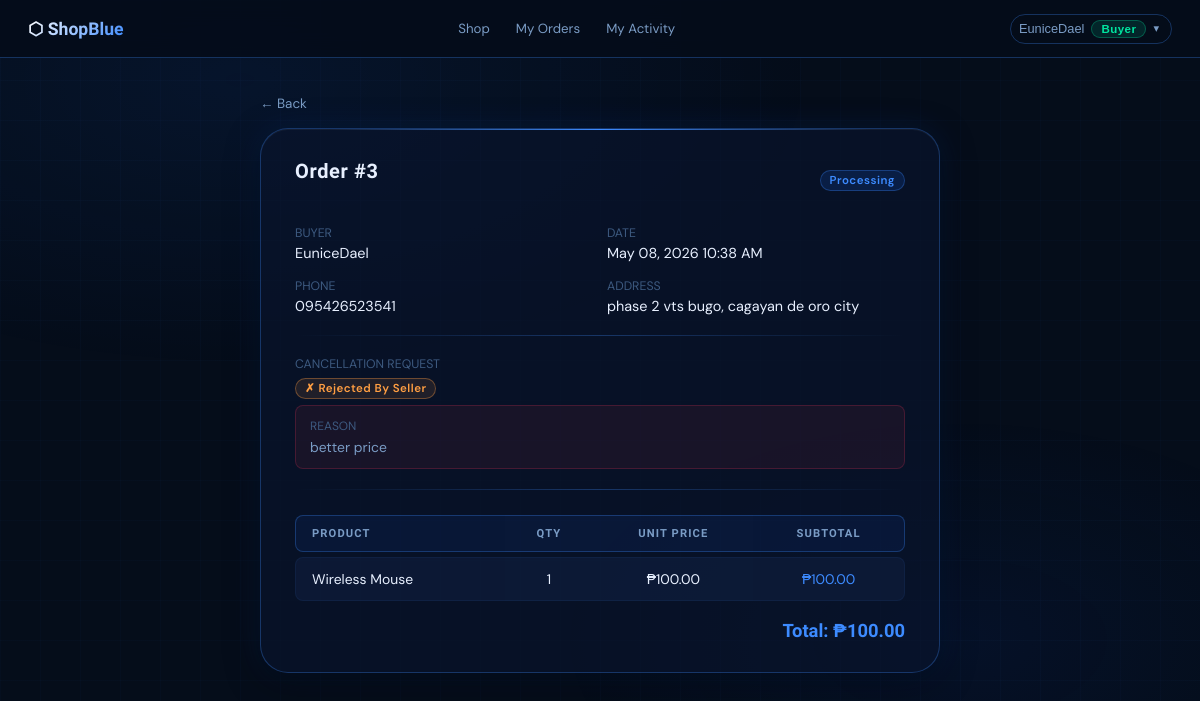
/order_detail.php?id=3 (signed in), run on an earlier commit of the app's database.
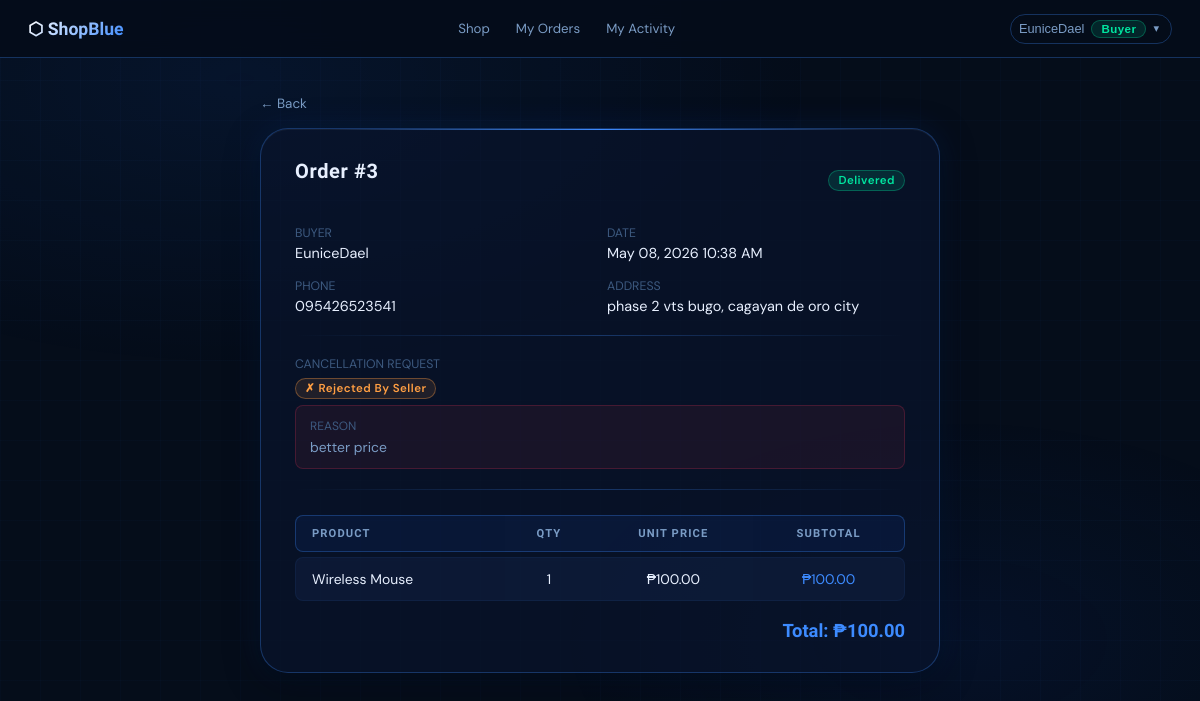
And on a later commit of the database.
### tables this page shows
CREATE TABLE `orders` (
  `id` int(11) NOT NULL,
  `buyer_id` int(11) NOT NULL,
  `phone` varchar(20) NOT NULL,
  `address` text NOT NULL,
  `total_amount` decimal(10,2) NOT NULL,
  `status` enum('pending','processing','shipped','delivered','cancelled') NOT NULL DEFAULT 'pending',
  `cancel_requested` tinyint(1) NOT NULL DEFAULT 0,
  `cancellation_reason` text DEFAULT NULL,
  `cancel_status` enum('none','pending','approved','rejected') NOT NULL DEFAULT 'none',
  `created_at` timestamp NOT NULL DEFAULT current_timestamp()
);

CREATE TABLE `users` (
  `id` int(11) NOT NULL,
  `username` varchar(50) NOT NULL,
  `email` varchar(100) DEFAULT NULL,
  `password` varchar(255) NOT NULL,
  `role` enum('buyer','seller') NOT NULL DEFAULT 'buyer',
  `phone` varchar(20) DEFAULT NULL,
  `address` text DEFAULT NULL,
  `reset_token` varchar(128) DEFAULT NULL,
  `reset_token_expiry` datetime DEFAULT NULL,
  `created_at` timestamp NOT NULL DEFAULT current_timestamp()
);

### auth.php (called while the page is built, shortened)
<?php
$current_role     = $_SESSION['role'];
?>

### order_detail.php (the view, shortened to what this page needs)
<?php
include 'auth.php';
include 'db.php';
$order_id = intval($_GET['id'] ?? 0);
$stmt = $conn->prepare("SELECT o.*, u.username AS buyer_name FROM orders o JOIN users u ON u.id=o.buyer_id WHERE o.id=?");
$stmt->bind_param("i", $order_id);
$stmt->execute();
$order = $stmt->get_result()->fetch_assoc();
if ($current_role === 'seller') {
    $items_stmt = $conn->prepare("SELECT oi.*, p.name AS product_name FROM order_items oi JOIN products p ON p.id=oi.product_id WHERE oi.order_id=? AND oi.seller_id=?");
    $items_stmt->bind_param("ii", $order_id, $current_user_id);
} else {
    $items_stmt = $conn->prepare("SELECT oi.*, p.name AS product_name FROM order_items oi JOIN products p ON p.id=oi.product_id WHERE oi.order_id=?");
    $items_stmt->bind_param("i", $order_id);
}
$items_stmt->execute();
$items = $items_stmt->get_result();
$back = $current_role === 'seller' ? 'seller_orders.php' : 'my_orders.php';
?>
<!DOCTYPE html>
<html lang="en">
<head><meta charset="UTF-8"><meta name="viewport" content="width=device-width,initial-scale=1">
<title>Order #<?= $order_id ?> – ShopBlue</title><link rel="stylesheet" href="style.css"></head>
<body>
<?php include 'nav.php'; ?>
<div class="page" style="max-width:680px">
  <a href="<?= $back ?>" class="back">&#8592; Back</a>
  <div class="card">
    <div class="page-header">
      <h2>Order #<?= $order_id ?></h2>
      <span class="badge badge-<?= $order['status'] ?>"><?= $order['status'] ?></span>
    </div>
    <div style="display:grid;grid-template-columns:1fr 1fr;gap:14px;margin-bottom:18px">
      <div>
        <div class="help" style="margin-bottom:3px">BUYER</div>
        <div style="font-size:.9rem"><?= htmlspecialchars($order['buyer_name']) ?></div>
      </div>
      <div>
        <div class="help" style="margin-bottom:3px">DATE</div>
        <div style="font-size:.9rem"><?= date('F d, Y  g:i A', strtotime($order['created_at'])) ?></div>
      </div>
      <div>
        <div class="help" style="margin-bottom:3px">PHONE</div>
        <div style="font-size:.9rem"><?= htmlspecialchars($order['phone']) ?></div>
      </div>
      <div>
        <div class="help" style="margin-bottom:3px">ADDRESS</div>
        <div style="font-size:.9rem"><?= nl2br(htmlspecialchars($order['address'])) ?></div>
      </div>
    </div>
    <?php if ($order['cancel_status'] !== 'none'): ?>
    <div class="divider"></div>
    <div style="margin-bottom:16px">
      <div class="help" style="margin-bottom:6px">CANCELLATION REQUEST</div>
      <div class="gap" style="margin-bottom:6px">
        <?php if ($order['cancel_status'] === 'pending'): ?>
          <span class="badge badge-pending">⏳ Pending seller decision</span>
        <?php elseif ($order['cancel_status'] === 'approved'): ?>
          <span class="badge badge-cancelled">✓ Approved</span>
        <?php elseif ($order['cancel_status'] === 'rejected'): ?>
          <span class="badge" style="background:rgba(255,159,67,.1);color:#ff9f43;border:1px solid rgba(255,159,67,.35)">✗ Rejected by seller</span>
        <?php endif; ?>
      </div>
      <?php if ($order['cancellation_reason']): ?>
        <div style="background:rgba(255,59,92,.07);border:1px solid rgba(255,59,92,.2);border-radius:var(--r-sm);padding:12px 14px;font-size:.87rem;color:var(--muted)">
          <span style="color:var(--dim);font-size:.75rem;display:block;margin-bottom:4px">REASON</span>
          <?= nl2br(htmlspecialchars($order['cancellation_reason'])) ?>
        </div>
      <?php endif; ?>
    </div>
    <?php endif; ?>
    <div class="divider"></div>
    <table>
      <thead>
        <tr><th>Product</th><th>Qty</th><th>Unit Price</th><th>Subtotal</th></tr>
      </thead>
      <tbody>
        <?php while ($it = $items->fetch_assoc()): ?>
        <tr>
          <td><?= htmlspecialchars($it['product_name']) ?></td>
          <td><?= $it['quantity'] ?></td>
          <td>&#8369;<?= number_format($it['price'], 2) ?></td>
          <td style="color:var(--blue-hi)">&#8369;<?= number_format($it['price'] * $it['quantity'], 2) ?></td>
        </tr>
        <?php endwhile; ?>
      </tbody>
    </table>
    <div style="text-align:right;margin-top:14px">
      <span style="font-family:'Oxanium',sans-serif;font-size:1.15rem;font-weight:700;color:var(--blue-hi)">
        Total: &#8369;<?= number_format($order['total_amount'], 2) ?>
      </span>
    </div>
  </div>
</div>
</body></html>

What changed in the data, as far as the page shows it:
changed orders "phase 2 vts bugo, cagayan de oro city": status "Processing" → "Delivered"
